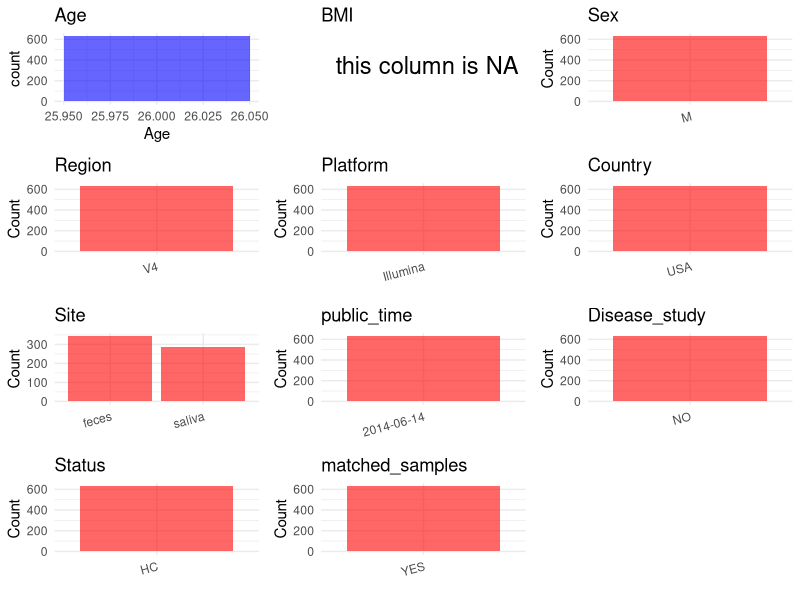

Source code (R): (Note: this script raises an error after producing the figure.)
## ---- chunk 1
# Load necessary libraries
library(dplyr)
library(ggplot2)
library(cowplot)

# Set working directory (update this path to your local directory)
setwd("D:/oral_project/PRJEB6518")

# Read the initial metadata files
initial_meta<-read.csv("SraRunTable.csv",header = T)

# Combine the two metadata files
#meta <- rbind(initial_meta, initial_meta1)

#Remove entries non-oral samples
#initial_meta <- subset(initial_meta,isolate %in% c("saliva","tongue coat"))

# Check the number of samples containing "HT" in Sample.Name (e.g., healthy controls)
#nrow(subset(meta, grepl("HT", Sample.Name)))

# Display the first few rows of the metadata
head(initial_meta)
## ---- chunk 2
# Create a uniform metadata dataframe
metadata <- data.frame(
  BioProject = initial_meta$BioProject,
  Run = initial_meta$Run,
  sample_name = initial_meta$host_subject_id,
  Age = initial_meta$AGE,
  BMI = NA,
  Sex=initial_meta$sex,
  Region = initial_meta$target_subfragment..exp.,
  Platform = initial_meta$platform..exp.,
  Country = initial_meta$geo_loc_name_country,
  Site = gsub("UBERON:", "", initial_meta$body_site),
  public_time = "2014-06-14",
  PCR_primers = initial_meta$pcr_primers..exp.,
  stringsAsFactors = FALSE
)
## ---- chunk 3
metadata <- metadata %>%
  mutate(Sex = recode(Sex, "48" = "F", "47" = "M"))
## ---- chunk 4
# Add information obtained from the publication
metadata$title <- "Host lifestyle affects human microbiota on daily timescales"
metadata$Disease_study <- "NO"
# Assign disease status based on sample_name patterns
metadata$Status <- "HC"

#get subjects id with Saliva available
keep_subjects<-subset(metadata,Site %in% "saliva")
#remove subjects without Saliva samples
metadata<-subset(metadata,sample_name %in% keep_subjects$sample_name)
#get subjects sampling counts
sample_counts <- table(metadata$sample_name)
# Create matched_samples column, any subjects have >=2 samples will be label "YES", otherwise "NO"
metadata$matched_samples <- ifelse(metadata$sample_name %in% names(sample_counts[sample_counts >= 2]), "YES", "NO")
## ---- chunk 5
# Check the number of unique runs and sample names
print(paste("Number of unique runs:", length(unique(metadata$Run))))
print(paste("Number of unique sample names:", length(unique(metadata$sample_name))))
## ---- chunk 6
# Select columns for visualization
plot_data <- metadata %>%
  select(-BioProject, -Run, -sample_name, -title)

# Function to create simple plots for each column
create_simple_plots <- function(data) {
  plots <- list()
  
  for (col in colnames(data)) {
    # Check if the column is all NA
    if (all(is.na(data[[col]]))) {
      # Create an empty plot with text indicating all NA
      p <- ggplot() +
        annotate("text", x = 0.5, y = 0.5, label = "this column is NA", size = 6) +
        labs(title = col) +
        theme_void()
    } else if (is.numeric(data[[col]])) {
      # Numeric variable: histogram
      p <- ggplot(data, aes(x = .data[[col]])) +
        geom_histogram(fill = "blue", alpha = 0.6, bins = 20, na.rm = TRUE) +
        labs(title = col) +
        theme_minimal()
    } else {
      # Categorical variable: bar plot (remove NA values)
      count_data <- as.data.frame(table(data[[col]], useNA = "ifany"))
      p <- ggplot(count_data, aes(x = reorder(Var1, -Freq), y = Freq)) +
        geom_col(fill = "red", alpha = 0.6) +
        labs(title = col, x = NULL, y = "Count") +
        theme_minimal() +
        theme(axis.text.x = element_text(angle = 15, hjust = 1))
    }
    plots[[col]] <- p
  }
  
  return(plots)
}

# Generate and arrange plots
plots <- create_simple_plots(plot_data)
p<-plot_grid(plots$Age, 
          plots$BMI, 
          plots$Sex, 
          plots$Region, 
          plots$Platform, 
          plots$Country, 
          plots$Site,
          plots$public_time, 
          plots$Disease_study,
          plots$Status,
          plots$matched_samples,# add 
          ncol = 3, align = "hv", axis = "lb")
ggsave("Metadata_Summary.png", plot = p, width = 8, height = 6, dpi = 150)
## ---- chunk 7
knitr::include_graphics("Metadata_Summary.png")
## ---- chunk 8
# Reorder columns to match the desired format
metadata <- metadata[, c(
  "BioProject", "Run", "sample_name", "Age", "BMI", "Sex", 
  "Region", "Platform", "Country", "Site", "public_time", 
  "PCR_primers", "title", "Disease_study", "Status","matched_samples"
)]

# Export the uniform metadata to a CSV file
write.csv(metadata, file = "metadata.csv", quote = FALSE)
head(metadata)
